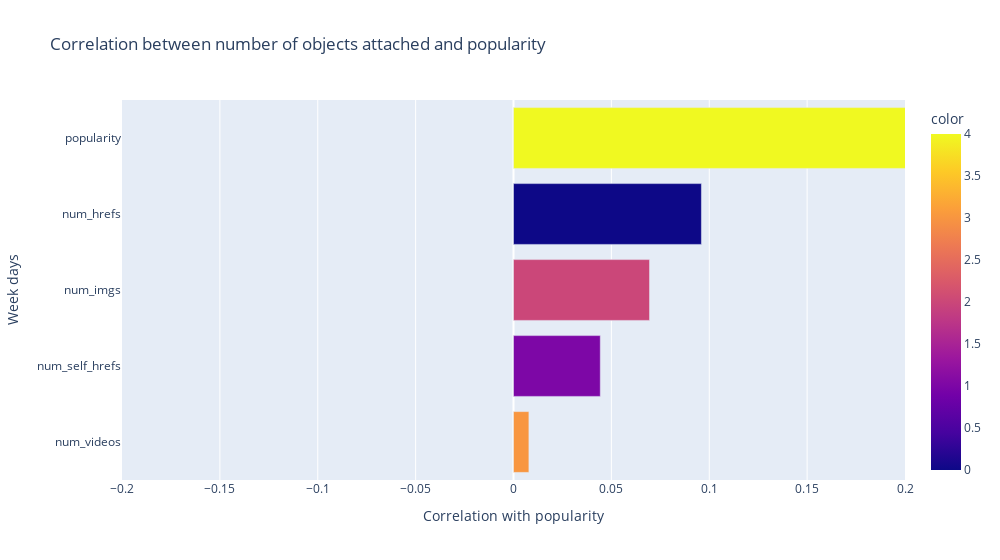

The notebook cell this image was saved under:
### Code cell
number_objectfs=data[truely_continuous_value[4:8]+['popularity']]
fig=px.bar(number_objectfs.corr()['popularity'].index,
           x=number_objectfs.corr()['popularity'].values,
           y=number_objectfs.corr()['popularity'].index,
           color=[i for i in range(5)],
           orientation='h',
           width=1000,
           title="Correlation between number of objects attached and popularity")
fig.update_layout(xaxis_title="Correlation with popularity", yaxis_title="Week days",xaxis_range=[-0.2,0.2],
                      yaxis_categoryorder = 'total ascending', uniformtext_mode='hide')

fig.show()

### Figure 1 — Plotly figure (JSON) as saved in the notebook; plotly's stock layout.template omitted (floating-point values rounded to 4 significant figures)
{"data": [{"alignmentgroup": "True", "hovertemplate": "x=%{x}<br>y=%{y}<br>color=%{marker.color}<extra></extra>", "legendgroup": "", "marker": {"color": [0, 1, 2, 3, 4], "coloraxis": "coloraxis", "pattern": {"shape": ""}}, "name": "", "offsetgroup": "", "orientation": "h", "showlegend": false, "textposition": "auto", "type": "bar", "x": [0.09599, 0.04433, 0.06949, 0.007855, 1], "xaxis": "x", "y": ["num_hrefs", "num_self_hrefs", "num_imgs", "num_videos", "popularity"], "yaxis": "y"}], "layout": {"barmode": "relative", "coloraxis": {"colorbar": {"title": {"text": "color"}}, "colorscale": [[0, "#0d0887"], [0.1111, "#46039f"], [0.2222, "#7201a8"], [0.3333, "#9c179e"], [0.4444, "#bd3786"], [0.5556, "#d8576b"], [0.6667, "#ed7953"], [0.7778, "#fb9f3a"], [0.8889, "#fdca26"], [1, "#f0f921"]]}, "legend": {"tracegroupgap": 0}, "title": {"text": "Correlation between number of objects attached and popularity"}, "uniformtext": {"mode": "hide"}, "width": 1000, "xaxis": {"anchor": "y", "domain": [0, 1], "range": [-0.2, 0.2], "title": {"text": "Correlation with popularity"}}, "yaxis": {"anchor": "x", "categoryorder": "total ascending", "domain": [0, 1], "title": {"text": "Week days"}}}}
